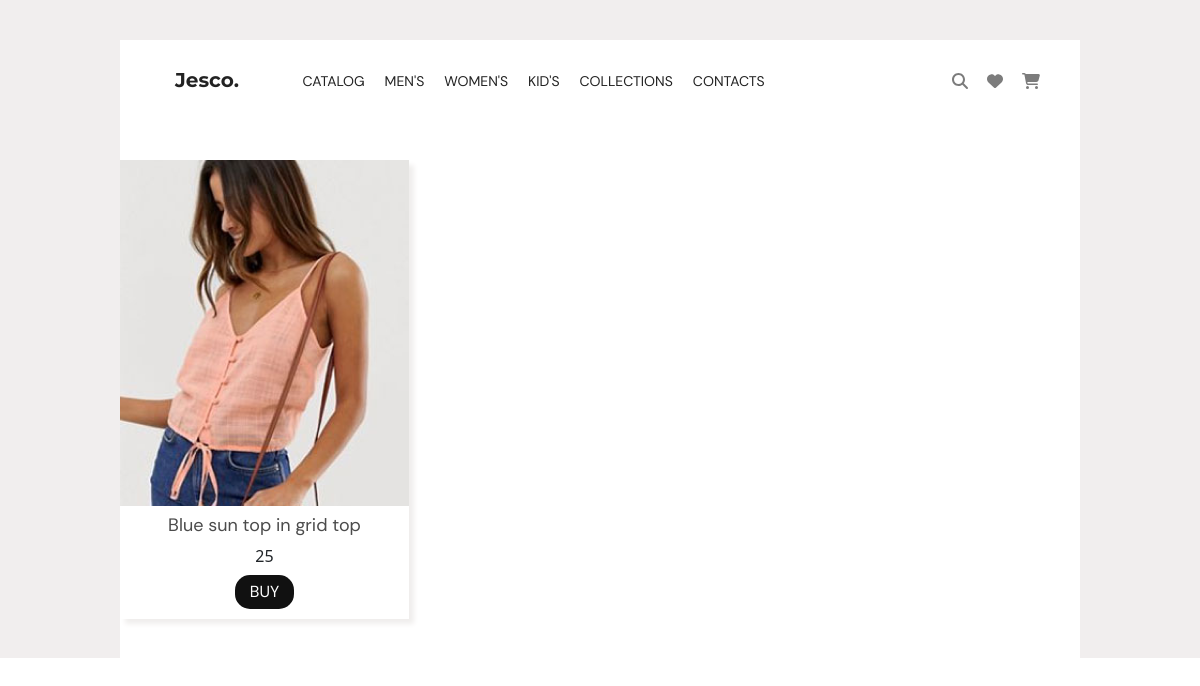
/4, run on the app's committed database.
### web/models.py (models this page shows, shortened)
class Products(models.Model):
    id = models.AutoField('id', primary_key=True)
    title = models.CharField('title', max_length=200, default="")
    id_categories = models.ForeignKey('Categories', on_delete=models.SET_NULL, null=True)
    id_brand = models.ForeignKey('Brands', on_delete=models.SET_NULL, null=True)
    id_type = models.ForeignKey('Type', on_delete=models.SET_NULL, null=True)
    img = models.ImageField(default="")
    price = models.IntegerField('price')
    size = models.ForeignKey('Size', on_delete=models.SET_NULL, null=True)
    is_best_seller = models.BooleanField(default=False)
    is_new_arrivals = models.BooleanField(default=False)
    class Meta:
        verbose_name = 'Товар'
        verbose_name_plural = 'Товары'

### web/views.py (the view)
# urls.py: path('<int:pk>', views.ViewDetailsProduct.as_view(), name= 'view_detail_product')
class ViewDetailsProduct(DetailView):
    model = Products
    template_name = 'web/view_details_product.html'
    context_object_name = 'id'

### templates/web/view_details_product.html (shortened to what this page needs)
{% load static %}
<!DOCTYPE html>
<html lang="en">
<head>
    <link rel="stylesheet" href="{% static 'css/reset.css'%}"/>
    <link rel="stylesheet" href="{% static 'css/style.css'%}"/>
    <link href="{% static 'fontawesome_free/css/all.min.css' %}" rel="stylesheet" type="text/css">
    <link href="{% static 'fontawesomefree/css/fontawesome.css' %}" rel="stylesheet" type="text/css">
    <link href="{% static 'fontawesomefree/css/brands.css' %}" rel="stylesheet" type="text/css">
    <link href="{% static 'fontawesomefree/css/solid.css' %}" rel="stylesheet" type="text/css">
    <link href="{% static 'fontawesomefree/css/regular.css' %}" rel="stylesheet" type="text/css">
    <link href="https://cdn.jsdelivr.net/npm/bootstrap@5.0.2/dist/css/bootstrap.min.css" rel="stylesheet"
>
</head>
<body>
<div class="wrapper">
    {% include 'web/header.html' %}
    <main class="page">
        <section class="page-main__catalog _container ">
            <div class="main-catalog__lists">
                <div class="main-catalog__list">
                    <img src="{{ id.img.url }}" alt="">
                    <div class="product__title">
                        {{ id.title }}
                    </div>
                    <div class="product__desc">
                        {{ id.price  }}
                    </div>
                    <div class="product__buy">
                        <button class="buy_now">
                            BUY
                        </button>
                    </div>
                </div>
            </div>
        </section>
    </main>
</div>
</body>
</html>

### static/css/style.css (style rules this page uses)
body { width: 100%; background: #F1EEEE; }
img { object-fit: cover; }
.wrapper { background: #F1EEEE; padding-top: 50px; min-width: 100%; }
._container { width: 80%; margin: 0 auto; background: #ffff; }
body { background: #dfedee; transition: all 0.5s ease; }
.page-main__catalog { display: flex; flex-direction: row; padding-top: 40px; }
.main-catalog__lists { display: flex; flex-direction: row; flex-wrap: wrap; justify-content: left; }
.main-catalog__list { margin-right: 35px; text-align: center; padding-bottom: 10px; box-shadow: 5px 5px 5px #F0EEED; margin-bottom: 39px; }
.product__title { font-family: DM_Sans_Regular; font-size: 18px; line-height: 18px; color: #4B4B4B; padding: 10px 0; }
.buy_now { margin-top: 7px; background: #111111; color: #FFFFFF; border: none; padding: 5px 15px; border-radius: 15px; font-family: DM_Sans_Regular; }
@media (max-width: 1224px ) { .wrapper { padding-top: 40px; } }

### data on the page
Products: img (picture), title "Blue sun top in grid top", price "25"
